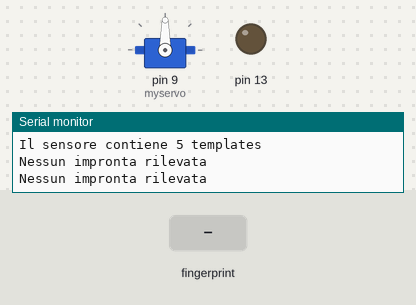
This sketch was run on a simulated Arduino Mega 2560, built with avr-gcc and run on an emulated ATmega2560. Shown: servo, output pins drawn as LEDs (lit = HIGH), the last lines printed to the serial monitor. Inputs (shaded band) come from the test bench.

Above: at 2.5 s.
2.6 s: finger stored as number 1 placed on the sensor
At 3.87 s:
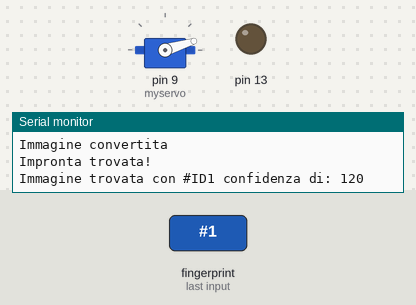
At 4.8 s:
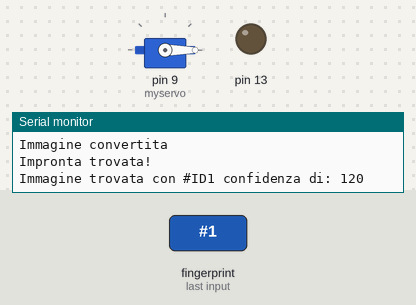
Timing chart, 0 to 10.9 s (numbered marks = the images above; inputs shaded):
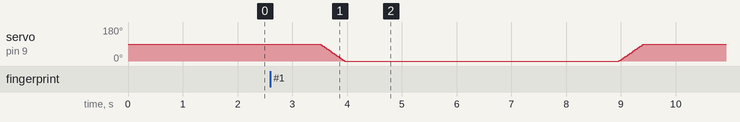

The sketch:

Serratura_impronta_digitale_martemucci.ino
```cpp
/////////////////////////////////////////////////////////////
//Progetto di MMSA: Vincenzo Maria Giulio Martemucci       //
//Prof: Donato Impedovo                                    //
//Serratura azionabile con impronta digitale               //
/////////////////////////////////////////////////////////////


#include <Adafruit_Fingerprint.h>

#include <Servo.h>
Servo myservo;
int pos = 0;

#if (defined(__AVR__) || defined(ESP8266)) && !defined(__AVR_ATmega2560__)

SoftwareSerial mySerial(2, 3);

#else

#define mySerial Serial1

#endif


Adafruit_Fingerprint finger = Adafruit_Fingerprint(&mySerial);

void setup()
{
  myservo.attach(9);

  Serial.begin(9600);
  while (!Serial);
  delay(100);
  Serial.println("\n\nAdafruit finger detect test");

  // set the data rate for the sensor serial port
  finger.begin(57600);
  delay(5);
  if (finger.verifyPassword()) {
    Serial.println("Impronta digitale trovata!");
  } else {
    Serial.println("Impronta digitale non trovata :(");
    while (1) { delay(1); }
  }

  Serial.println(F("Lettura dei parametri del sensore"));
  finger.getParameters();
  Serial.print(F("Status: 0x")); Serial.println(finger.status_reg, HEX);
  Serial.print(F("Sys ID: 0x")); Serial.println(finger.system_id, HEX);
  Serial.print(F("Capacity: ")); Serial.println(finger.capacity);
  Serial.print(F("Security level: ")); Serial.println(finger.security_level);
  Serial.print(F("Device address: ")); Serial.println(finger.device_addr, HEX);
  Serial.print(F("Packet len: ")); Serial.println(finger.packet_len);
  Serial.print(F("Baud rate: ")); Serial.println(finger.baud_rate);

  finger.getTemplateCount();

  if (finger.templateCount == 0) {
    Serial.print("Il sensore non contiene alcuna impronta digitale. Utilizza la libreria 'enroll'.");
  }
  else {
    Serial.println("In attesa di un impronta valida...");
      Serial.print("Il sensore contiene "); Serial.print(finger.templateCount); Serial.println(" templates");
  }
pinMode(13,OUTPUT);
}

void loop()                     // loop di getFinger per l'acquisizione dell'impronta
{
  getFingerprintID();
  delay(50);

}

uint8_t getFingerprintID() {
  uint8_t p = finger.getImage();
  switch (p) {
    case FINGERPRINT_OK:
      Serial.println("Imagine dito acquisita");
      break;
    case FINGERPRINT_NOFINGER:
      Serial.println("Nessun impronta rilevata");
      delay(500);
      return p;
    case FINGERPRINT_PACKETRECIEVEERR:
      Serial.println("Errore di comunicazione");
      return p;
    case FINGERPRINT_IMAGEFAIL:
      Serial.println("Imaging error");
      return p;
    default:
      Serial.println("Unknown error");
      return p;
  }

  // OK immagine acquisita con successo
  p = finger.image2Tz();
  switch (p) {
    case FINGERPRINT_OK:
      Serial.println("Immagine convertita");
      break;
    case FINGERPRINT_IMAGEMESS:
      Serial.println("Immagine troppo sfocata");
      return p;
    case FINGERPRINT_PACKETRECIEVEERR:
      Serial.println("Communication error");
      return p;
    case FINGERPRINT_FEATUREFAIL:
      Serial.println("Errore di acquisizione, riprovare");
      return p;
    case FINGERPRINT_INVALIDIMAGE:
      Serial.println("Errore di acquisizione, riprovare");
      return p;
    default:
      Serial.println("Unknown error");
      return p;
  }

  // OK immagine convertita!
  p = finger.fingerSearch();
  if (p == FINGERPRINT_OK) {
    Serial.println("Impronta trovata!");

  } else if (p == FINGERPRINT_PACKETRECIEVEERR) {
    Serial.println("Errore di comunicazione");
    return p;
  } else if (p == FINGERPRINT_NOTFOUND) {
    Serial.println("Nessuna corrispondenza");
    return p;
  } else {
    Serial.println("Unknown error");
    return p;
  }

  // corrispondenza trovata!
  Serial.print("Immagine trovata con #ID"); Serial.print(finger.fingerID);
  Serial.print(" confidenza di: "); Serial.println(finger.confidence);

  for (pos = 90; pos >= 0; pos -= 1) {
    myservo.write(pos);
    delay(5);
  }
  delay(5000); //tempo di apertura
  for (pos = 0; pos <= 90; pos += 1) {
    myservo.write(pos);
    delay(5);
  }
  return finger.fingerID;
}

// restituisce -1 se l'operazione fallisce, altrimenti il numero di ID dell'impronta
int getFingerprintIDez() {
  uint8_t p = finger.getImage();
  if (p != FINGERPRINT_OK)  return -1;

  p = finger.image2Tz();
  if (p != FINGERPRINT_OK)  return -1;

  p = finger.fingerFastSearch();
  if (p != FINGERPRINT_OK)  return -1;


  return finger.fingerID;
}
```
